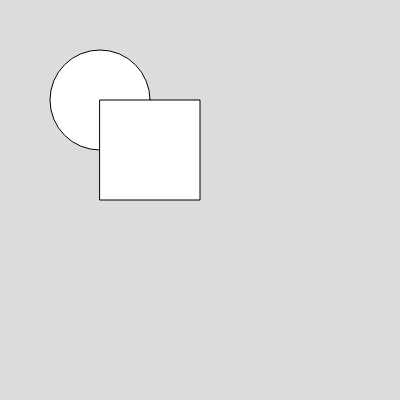
Frame 1 (no input)
Frame 60 (no input): identical to frame 1, image omitted
Frame 120 (the mouse pressed at the canvas centre since frame 60): identical to frame 1, image omitted

The p5.js sketch that drew this single still picture (run headless with seeded random() and noise() and a simulated clock; from frame 60 on, the mouse is pressed at the canvas centre):

// p5.js sketch
// ── sketch.js
function setup() {
  createCanvas(400, 400);
}
  
function draw() {
  background(220);
  circle(100, 100, 100);
  rect(100, 100, 100);
}
